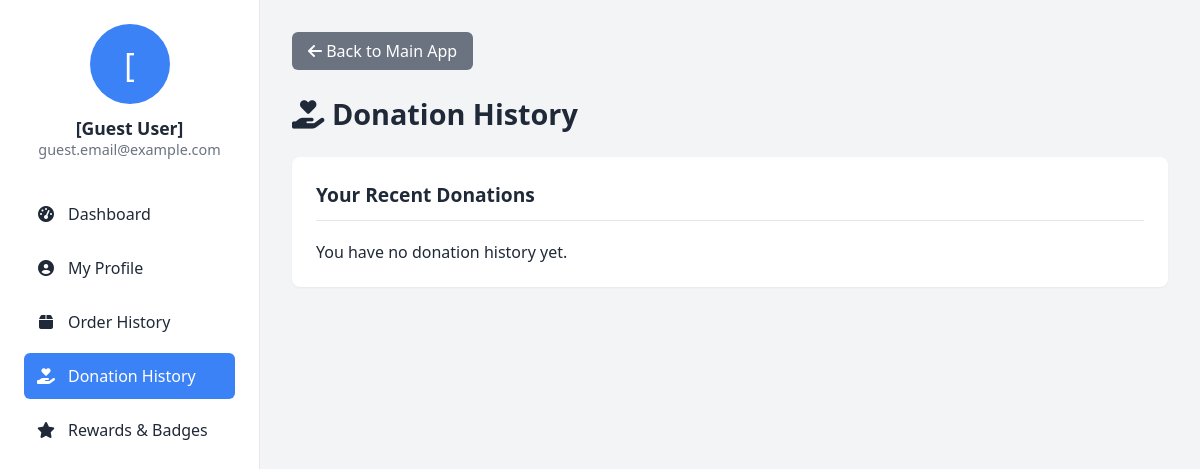
The page /profile.php?page=donation_history on the database as committed earlier.
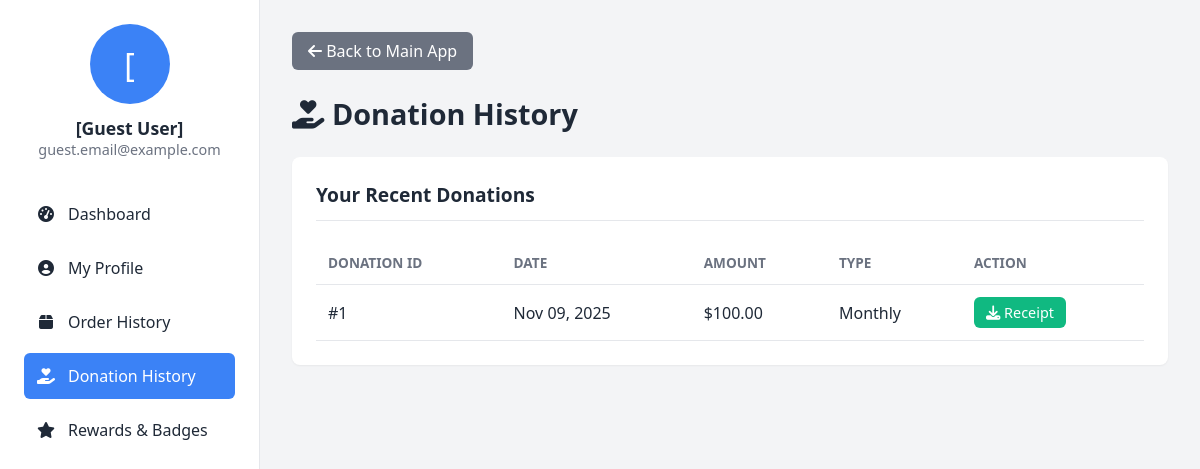
The same page on the database as committed later.
### tables this page shows
CREATE TABLE `donation` (
  `donation_id` int(11) NOT NULL,
  `amount` decimal(10,2) NOT NULL,
  `type` varchar(20) NOT NULL,
  `reason` text DEFAULT NULL,
  `payment_method` varchar(50) NOT NULL,
  `transaction_id` varchar(100) DEFAULT NULL,
  `cardholder_name` varchar(255) DEFAULT NULL,
  `card_number_last_four` varchar(4) DEFAULT NULL,
  `donation_date` timestamp NOT NULL DEFAULT current_timestamp()
);

### donation_history.php (the view, shortened to what this page needs)
<?php
$sql_donations = "SELECT donation_id, amount, type, donation_date, transaction_id FROM donation LIMIT 10";
$result_donations = $conn->query($sql_donations);
$donations = $result_donations ? $result_donations->fetch_all(MYSQLI_ASSOC) : [];
?>
<h1><i class="fas fa-hand-holding-heart"></i> Donation History</h1>
<div class="section-card">
    <h3>Your Recent Donations</h3>
    <?php if (empty($donations)): ?>
        <p>You have no donation history yet.</p>
    <?php else: ?>
        <table class="table">
            <thead>
                <tr>
                    <th>Donation ID</th>
                    <th>Date</th>
                    <th>Amount</th>
                    <th>Type</th>
                    <th>Action</th>
                </tr>
            </thead>
            <tbody>
                <?php foreach ($donations as $donation): ?>
                    <tr>
                        <td>#<?php echo htmlspecialchars($donation['donation_id']); ?></td>
                        <td><?php echo date('M d, Y', strtotime($donation['donation_date'])); ?></td>
                        <td>$<?php echo number_format($donation['amount'], 2); ?></td>
                        <td><?php echo htmlspecialchars(ucwords($donation['type'])); ?></td>
                        <td>
                            <a href="generate_receipt.php?type=donation&id=<?php echo $donation['donation_id']; ?>"
                                class="btn" target="_blank" style="padding: 6px 12px; font-size: 0.9rem; background-color: var(--primary-green);">
                                <i class="fas fa-download"></i> Receipt
                            </a>
                        </td>
                    </tr>
                <?php endforeach; ?>
            </tbody>
        </table>
    <?php endif; ?>
</div>

Rows that differ between the two databases and show on the page:
added donation: donation_id "1", donation_date "Nov 09, 2025", amount "100.00", type "Monthly"
Other text that changed with them:
text no longer shown: "You have no donation history yet."
text now shown: "DONATION ID DATE AMOUNT TYPE ACTION"
